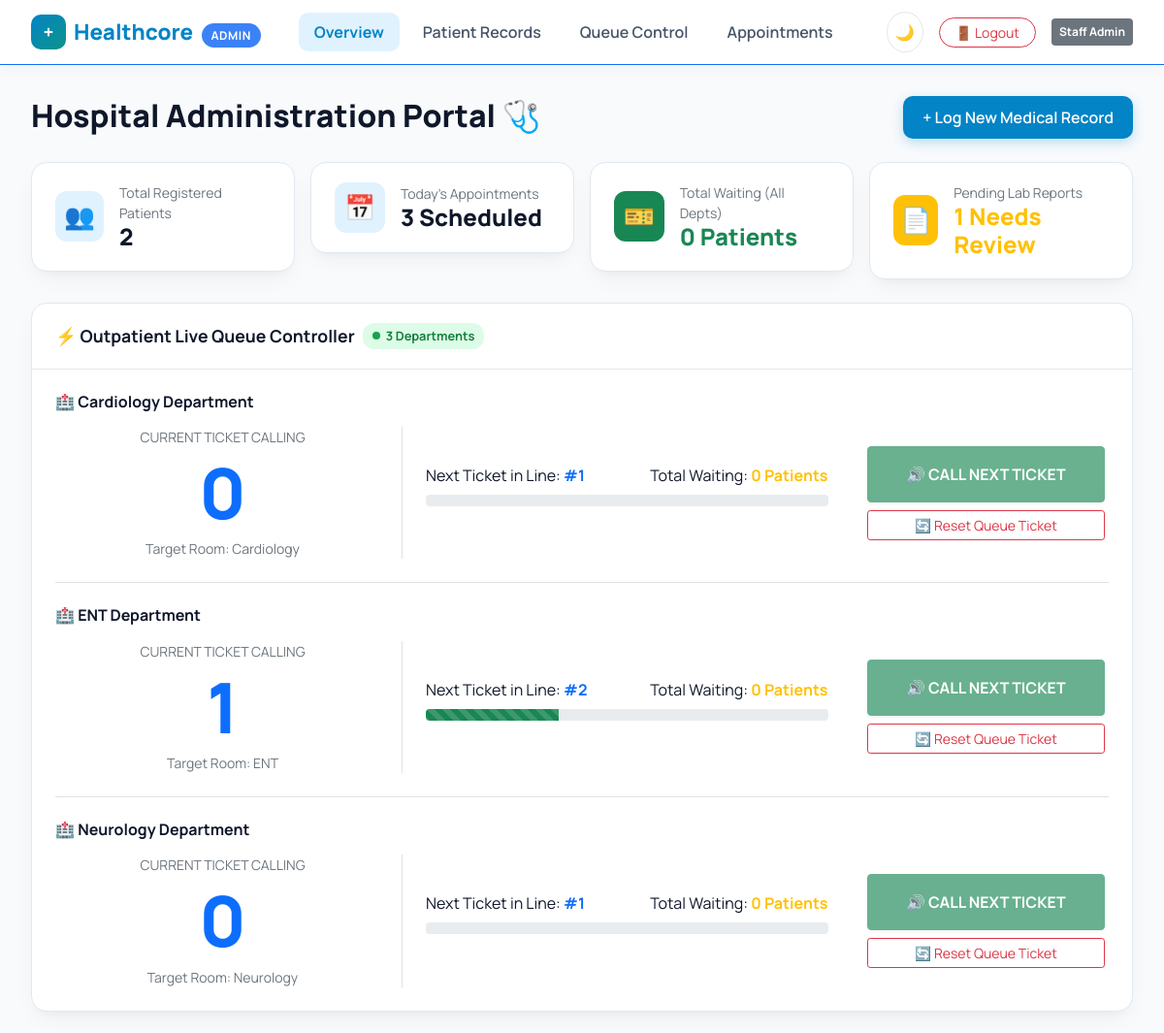
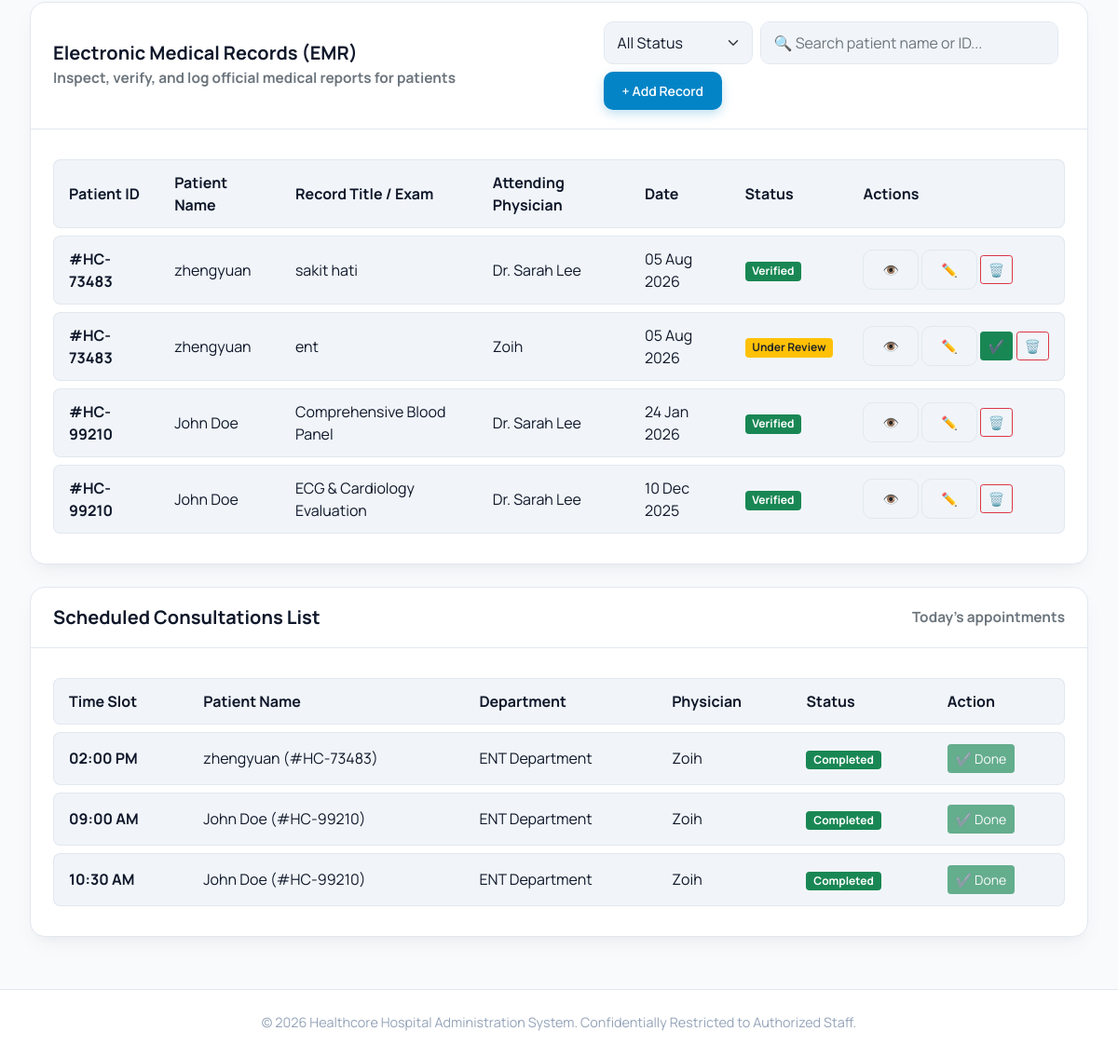
/admin.php (signed in), run on the app's committed database (2 pictures, top to bottom).
### tables this page shows
CREATE TABLE `queue_state` (
  `id` int(11) NOT NULL,
  `department` varchar(100) NOT NULL,
  `currently_serving` int(11) NOT NULL DEFAULT 0,
  `updated_at` timestamp NOT NULL DEFAULT current_timestamp() ON UPDATE current_timestamp()
);

CREATE TABLE `medical_records` (
  `id` int(11) NOT NULL,
  `patient_id` int(11) NOT NULL,
  `doctor_id` int(11) NOT NULL,
  `title` varchar(200) NOT NULL,
  `notes` text DEFAULT NULL,
  `record_date` date NOT NULL,
  `status` enum('Verified','Under Review') DEFAULT 'Under Review',
  `created_at` timestamp NOT NULL DEFAULT current_timestamp()
);

CREATE TABLE `patients` (
  `id` int(11) NOT NULL,
  `user_id` int(11) NOT NULL,
  `patient_code` varchar(20) NOT NULL,
  `dob` date DEFAULT NULL,
  `gender` enum('Male','Female','Other') DEFAULT 'Other',
  `blood_type` varchar(5) DEFAULT NULL,
  `height_cm` int(11) DEFAULT NULL,
  `weight_kg` int(11) DEFAULT NULL,
  `address` varchar(255) DEFAULT NULL,
  `emergency_name` varchar(120) DEFAULT NULL,
  `emergency_phone` varchar(30) DEFAULT NULL,
  `insurance_provider` varchar(150) DEFAULT NULL,
  `insurance_policy_no` varchar(60) DEFAULT NULL,
  `primary_doctor_id` int(11) DEFAULT NULL
);

CREATE TABLE `users` (
  `id` int(11) NOT NULL,
  `role` enum('patient','doctor','admin') NOT NULL DEFAULT 'patient',
  `full_name` varchar(120) NOT NULL,
  `email` varchar(150) NOT NULL,
  `password` varchar(255) NOT NULL,
  `phone` varchar(30) DEFAULT NULL,
  `created_at` timestamp NOT NULL DEFAULT current_timestamp(),
  `sms_notif` tinyint(1) NOT NULL DEFAULT 1,
  `email_notif` tinyint(1) NOT NULL DEFAULT 1,
  `lab_notif` tinyint(1) NOT NULL DEFAULT 1,
  `two_factor` tinyint(1) NOT NULL DEFAULT 0
);

CREATE TABLE `appointments` (
  `id` int(11) NOT NULL,
  `patient_id` int(11) NOT NULL,
  `doctor_id` int(11) NOT NULL,
  `department` varchar(100) NOT NULL,
  `appt_date` date NOT NULL,
  `appt_time` varchar(20) NOT NULL,
  `reason` varchar(255) DEFAULT NULL,
  `status` enum('Pending','Confirmed','Arrived','Completed','Cancelled') DEFAULT 'Confirmed',
  `ticket_number` int(11) DEFAULT NULL,
  `created_at` timestamp NOT NULL DEFAULT current_timestamp()
);

### admin.php (the view, shortened to what the rows shown need)
<?php
require_once 'auth.php';
require_once 'db.php';
require_once 'queue_helpers.php';
$isDoctor      = current_role() === 'doctor';
$myDepartment  = null;
$queueDepartments = $isDoctor ? [$myDepartment] : active_departments($pdo);
$departmentQueues = [];
foreach ($queueDepartments as $dept) {
    $q = get_or_create_queue($pdo, $dept);
    $serving  = (int) $q['currently_serving'];
    $maxTicket = department_max_ticket($pdo, $dept);
    $waitingHere = department_waiting_count($pdo, $dept);
    $departmentQueues[] = [
        'department'  => $dept,
        'slug'        => department_slug($dept),
        'serving'     => $serving,
        'maxTicket'   => $maxTicket,
        'waiting'     => $waitingHere,
        'progressPct' => $maxTicket > 0 ? min(100, round(($serving / $maxTicket) * 100)) : 0,
    ];
}
$recordsSql = "SELECT mr.*, p.patient_code, u1.full_name AS patient_name, u2.full_name AS doctor_name
                FROM medical_records mr
                JOIN patients p ON p.id = mr.patient_id
                JOIN users u1 ON u1.id = p.user_id
                JOIN doctors d ON d.id = mr.doctor_id
                JOIN users u2 ON u2.id = d.user_id";
$recordsParams = [];
$recordsSql .= ' ORDER BY mr.record_date DESC LIMIT 25';
$stmt = $pdo->prepare($recordsSql);
$stmt->execute($recordsParams);
$records = $stmt->fetchAll();
$apptSql = "SELECT a.*, u1.full_name AS patient_name, p.patient_code, u2.full_name AS doctor_name
            FROM appointments a
            JOIN patients p ON p.id = a.patient_id
            JOIN users u1 ON u1.id = p.user_id
            JOIN doctors d ON d.id = a.doctor_id
            JOIN users u2 ON u2.id = d.user_id
            WHERE a.appt_date = CURDATE()";
$apptParams = [];
$apptSql .= ' ORDER BY a.appt_time ASC';
$stmt = $pdo->prepare($apptSql);
$stmt->execute($apptParams);
$appointments = $stmt->fetchAll();
function statusBadge(string $status): string {
    return match ($status) {
        'Verified', 'Completed', 'Confirmed' => 'bg-success',
        'Under Review', 'Pending' => 'bg-warning text-dark',
        'Arrived' => 'bg-info text-dark',
        'Cancelled' => 'bg-danger',
        default => 'bg-secondary',
    };
}
?>
<!DOCTYPE html>
<html lang="en" data-theme="light">
<head>
    <link href="https://cdn.jsdelivr.net/npm/bootstrap@5.0.2/dist/css/bootstrap.min.css" rel="stylesheet">
    <link rel="stylesheet" href="style.css">
</head>
<body>
    <main class="main-wrapper">
        <div class="d-flex align-items-center justify-content-between mb-4 flex-wrap gap-2">
            <div>
                <h2 class="manrope-800 mb-1">Hospital Administration Portal 🩺</h2>
            </div>
        </div>
        <section class="card-custom mb-4" id="queue-controller">
            <div class="card-body-custom">
                <?php foreach ($departmentQueues as $i => $dq): ?>
                    <div class="dept-queue-panel <?= $i > 0 ? 'border-top pt-4 mt-4' : '' ?>"
                         data-department="<?= htmlspecialchars($dq['department']) ?>"
                         data-slug="<?= htmlspecialchars($dq['slug']) ?>">
                        <h6 class="manrope-700 mb-3">🏥 <?= htmlspecialchars($dq['department']) ?> Department</h6>
                        <div class="row align-items-center">
                            <div class="col-lg-4 text-center border-end">
                                <small class="text-muted d-block">CURRENT TICKET CALLING</small>
                                <h1 class="display-2 manrope-800 text-primary my-1 dept-serving-ticket"><?= $dq['serving'] ?></h1>
                                <p class="text-muted small mb-0">Target Room: <?= htmlspecialchars($dq['department']) ?></p>
                            </div>
                            <div class="col-lg-5 p-4">
                                <div class="d-flex justify-content-between mb-2">
                                    <span>Next Ticket in Line: <strong class="text-primary">#<span class="dept-next-ticket"><?= $dq['serving'] + 1 ?></span></strong></span>
                                    <span>Total Waiting: <strong class="text-warning"><span class="dept-waiting-count"><?= $dq['waiting'] ?></span> Patients</strong></span>
                                </div>
                                <div class="progress mb-3" style="height: 12px;">
                                </div>
                            </div>
                            <div class="col-lg-3 text-center p-3">
                                <form method="POST" action="admin.php" class="mb-2">
                                    <button type="submit" class="btn btn-success w-100 py-3 manrope-700 shadow-sm dept-call-next-btn" <?= $dq['waiting'] === 0 ? 'disabled' : '' ?>>🔊 CALL NEXT TICKET</button>
                                </form>
                                <form method="POST" action="admin.php" onsubmit="return confirm('Reset <?= htmlspecialchars($dq['department']) ?> queue serving counter to #1?');">
                                    <button type="submit" class="btn btn-outline-danger btn-sm w-100">🔄 Reset Queue Ticket</button>
                                </form>
                            </div>
                        </div>
                    </div>
                <?php endforeach; ?>
            </div>
        </section>
        <section class="card-custom mb-4" id="records-management">
            <div class="card-body-custom">
                <div class="records-table-container">
                    <table class="records-table">
                        <thead>
                            <tr><th>Patient ID</th><th>Patient Name</th><th>Record Title / Exam</th><th>Attending Physician</th><th>Date</th><th>Status</th><th>Actions</th></tr>
                        </thead>
                        <tbody id="adminRecordsTableBody">
                            <?php foreach ($records as $r): ?>
                                <tr data-status="<?= htmlspecialchars($r['status']) ?>">
                                    <td><strong>#<?= htmlspecialchars($r['patient_code']) ?></strong></td>
                                    <td><?= htmlspecialchars($r['patient_name']) ?></td>
                                    <td><?= htmlspecialchars($r['title']) ?></td>
                                    <td><?= htmlspecialchars($r['doctor_name']) ?></td>
                                    <td><?= date('d M Y', strtotime($r['record_date'])) ?></td>
                                    <td><span class="badge <?= statusBadge($r['status']) ?>"><?= htmlspecialchars($r['status']) ?></span></td>
                                    <td class="text-nowrap">
                                        <button type="button" class="btn btn-sm btn-outline-custom view-record-btn" title="View"
                                                data-patient="<?= htmlspecialchars($r['patient_name']) ?> (#<?= htmlspecialchars($r['patient_code']) ?>)"
                                                data-doctor="<?= htmlspecialchars($r['doctor_name']) ?>"
                                                data-date="<?= date('d M Y', strtotime($r['record_date'])) ?>"
                                                data-status="<?= htmlspecialchars($r['status']) ?>"
                                                data-title="<?= htmlspecialchars($r['title']) ?>"
                                                data-notes="<?= htmlspecialchars($r['notes'] ?? '') ?>">👁️</button>
                                        <button type="button" class="btn btn-sm btn-outline-custom edit-record-btn" title="Edit"
                                                data-id="<?= (int) $r['id'] ?>"
                                                data-patient-id="<?= (int) $r['patient_id'] ?>"
                                                data-doctor-id="<?= (int) $r['doctor_id'] ?>"
                                                data-title="<?= htmlspecialchars($r['title']) ?>"
                                                data-notes="<?= htmlspecialchars($r['notes'] ?? '') ?>"
                                                data-date="<?= htmlspecialchars($r['record_date']) ?>">✏️</button>
                                        <?php if ($r['status'] !== 'Verified'): ?>
                                            <form method="POST" action="admin.php" class="d-inline">
                                                <button type="submit" class="btn btn-sm btn-success" title="Mark Verified">✔️</button>
                                            </form>
                                        <?php endif; ?>
                                        <form method="POST" action="admin.php" class="d-inline" onsubmit="return confirm('Delete this medical record? This cannot be undone.');">
                                            <button type="submit" class="btn btn-sm btn-outline-danger" title="Delete">🗑️</button>
                                        </form>
                                    </td>
                                </tr>
                            <?php endforeach; ?>
                        </tbody>
                    </table>
                </div>
            </div>
        </section>
        <section class="card-custom mb-4" id="appointments-management">
            <div class="card-body-custom">
                <div class="records-table-container">
                    <table class="records-table">
                        <thead>
                            <tr><th>Time Slot</th><th>Patient Name</th><th>Department</th><th>Physician</th><th>Status</th><th>Action</th></tr>
                        </thead>
                        <tbody>
                            <?php foreach ($appointments as $a): ?>
                                <tr>
                                    <td><strong><?= htmlspecialchars($a['appt_time']) ?></strong></td>
                                    <td><?= htmlspecialchars($a['patient_name']) ?> (#<?= htmlspecialchars($a['patient_code']) ?>)</td>
                                    <td><?= htmlspecialchars($a['department']) ?></td>
                                    <td><?= htmlspecialchars($a['doctor_name']) ?></td>
                                    <td><span class="badge <?= statusBadge($a['status']) ?>"><?= htmlspecialchars($a['status']) ?></span></td>
                                    <td>
                                        <?php if ($a['status'] === 'Completed'): ?>
                                            <button class="btn btn-sm btn-success" disabled>✔️ Done</button>
                                        <?php endif; ?>
                                    </td>
                                </tr>
                            <?php endforeach; ?>
                        </tbody>
                    </table>
                </div>
            </div>
        </section>
    </main>
</body>
</html>

### data on the page
queue_state: department "Cardiology", currently_serving "0", $dq['serving'] + 1 "1"
queue_state: department "Neurology", currently_serving "0", $dq['serving'] + 1 "1"
medical_records: patient.patient_code "HC-73483", users.full_name "zhengyuan", title "sakit hati", users.full_name "Dr. Sarah Lee", record_date "05 Aug 2026", status "Verified"
medical_records: patient.patient_code "HC-73483", users.full_name "zhengyuan", title "ent", users.full_name "Zoih", record_date "05 Aug 2026", status "Under Review"
medical_records: patient.patient_code "HC-99210", users.full_name "John Doe", title "Comprehensive Blood Panel", users.full_name "Dr. Sarah Lee", record_date "24 Jan 2026", status "Verified"
medical_records: patient.patient_code "HC-99210", users.full_name "John Doe", title "ECG & Cardiology Evaluation", users.full_name "Dr. Sarah Lee", record_date "10 Dec 2025", status "Verified"
appointments: appt_time "02:00 PM", users.full_name "zhengyuan", patient.patient_code "HC-73483", department "ENT Department", users.full_name "Zoih", status "Completed", shows "✔️ Done"
appointments: appt_time "09:00 AM", users.full_name "John Doe", patient.patient_code "HC-99210", department "ENT Department", users.full_name "Zoih", status "Completed", shows "✔️ Done"
appointments: appt_time "10:30 AM", users.full_name "John Doe", patient.patient_code "HC-99210", department "ENT Department", users.full_name "Zoih", status "Completed", shows "✔️ Done"

### other printed values
$_SESSION['full_name'] "Staff Admin"
$totalPatients "2"
$todaysApptCount "3"
$totalWaitingAllDepts "0"
$pendingReports "1"
count($departmentQueues) "3"
$dq['department'] "ENT"
$dq['serving'] "1"
$dq['serving'] + 1 "2"
$dq['waiting'] "0"
